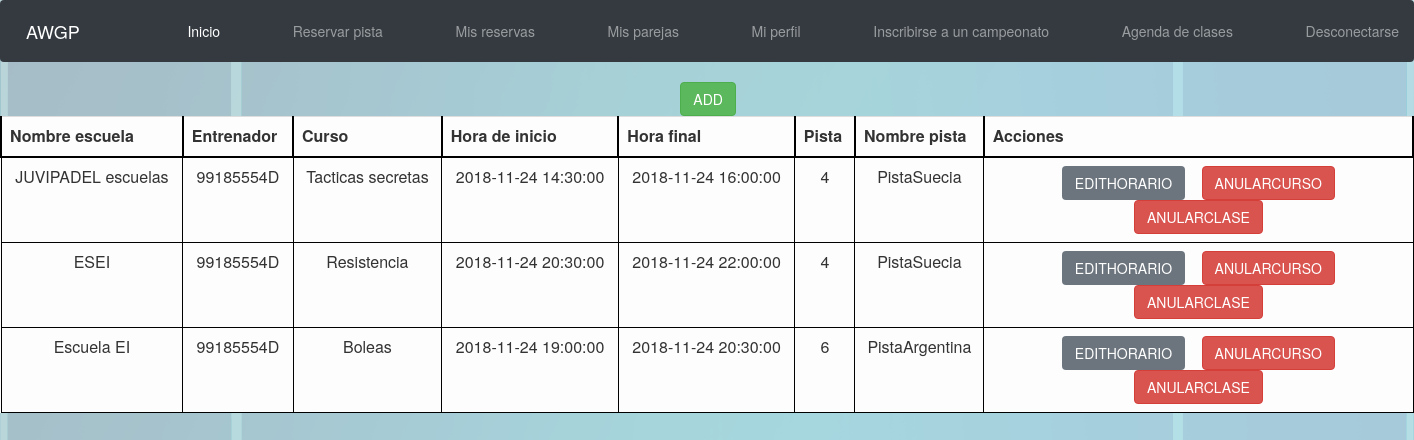
Page /Controllers/Controller_Clase.php (signed in) on the committed database.
### tables this page shows
CREATE TABLE IF NOT EXISTS `Clase` (
  `Clase` INT NOT NULL AUTO_INCREMENT,
  `Reserva_Reserva` INT NOT NULL,
  `codigoEscuela` INT NOT NULL,
  `Entrenador` VARCHAR(9) NOT NULL,
  `Curso` VARCHAR(45) NOT NULL,
  PRIMARY KEY (`Clase`),
  INDEX `fk_Clase_Reserva1_idx` (`Reserva_Reserva` ASC),
  INDEX `fk_Clase_Escuela1_idx` (`codigoEscuela` ASC),
  INDEX `fk_Clase_Deportista1_idx` (`Entrenador` ASC),
  CONSTRAINT `fk_Clase_Reserva1`
    FOREIGN KEY (`Reserva_Reserva`)
    REFERENCES `Reserva` (`Reserva`)
    ON DELETE CASCADE
    ON UPDATE CASCADE,
  CONSTRAINT `fk_Clase_Escuela1`
    FOREIGN KEY (`codigoEscuela`)
    REFERENCES `Escuela` (`codigoEscuela`)
    ON DELETE CASCADE
    ON UPDATE CASCADE,
  CONSTRAINT `fk_Clase_Deportista1`
    FOREIGN KEY (`Entrenador`)
    REFERENCES `Deportista` (`DNI`)
    ON DELETE CASCADE
    ON UPDATE CASCADE);

CREATE TABLE IF NOT EXISTS `Escuela` (
  `codigoEscuela` INT NOT NULL AUTO_INCREMENT,
  `nombreEscuela` VARCHAR(45) NULL,
  PRIMARY KEY (`codigoEscuela`));

CREATE TABLE IF NOT EXISTS `Horario` (
  `Horario` INT NOT NULL AUTO_INCREMENT,
  `HoraInicio` DATETIME NULL,
  `HoraFin` DATETIME NULL,
  PRIMARY KEY (`Horario`));

CREATE TABLE IF NOT EXISTS `Pista` (
  `codigoPista` INT NOT NULL AUTO_INCREMENT,
  `nombre` VARCHAR(45) NULL,
  PRIMARY KEY (`codigoPista`));

### Modelos/Clase.php (called while the page is built, shortened)
<?php
class Clase{
	public $Entrenador;
	var $mysqli;
	function __construct($Clase, $Reserva_Reserva, $codigoEscuela, $Entrenador, $Curso){
  		$this->Entrenador = $Entrenador;
		include_once '../Functions/ConectarBD.php';
		$this->mysqli = ConectarBD();
	}
	function SHOWALLFROM(){
		$sql = $this->mysqli->prepare("	SELECT 	clase.Clase, escuela.codigoEscuela, escuela.nombreEscuela, clase.Entrenador, clase.Reserva_Reserva, clase.Curso,
												horario.Horario, horario.HoraInicio, horario.HoraFin, pista.codigoPista, pista.nombre
										FROM clase, escuela, reserva, pista_tiene_horario, horario, pista
										WHERE 	clase.Entrenador = ? AND clase.Reserva_Reserva = reserva.Reserva AND
												reserva.codigoPistayHorario = pista_tiene_horario.codigoPistayHorario AND pista_tiene_horario.Horario_Horario = horario.Horario
												AND pista_tiene_horario.Pista_codigoPista = pista.codigoPista AND clase.codigoEscuela = escuela.codigoEscuela;");
		$sql->bind_param("s", $this->Entrenador);
		$sql->execute();
		$resultado = $sql->get_result();
		if(!$resultado){
			return 'No se ha podido conectar con la BD';
		}else if($resultado->num_rows == 0){
			return "No tienes clases asignadas";
		}else{
			return $resultado;
		}
	}
}
?>

### Functions/ConectarBD.php (called while the page is built, shortened)
<?php
function ConectarBD()
	{
	    $mysqli = new mysqli("localhost", "AWGPusr", "AWGPass", "awgp");
		return $mysqli;
	}
?>

### Views/Clase/Clase_SHOWALLFROM.php (the view, shortened to what this page needs)
<?php
class Clase_SHOWALLFROM{
	var $showAnularCurso = true;
	var $showEditHorario = true;
	var $showAnular = true;
	var $controlador;
	var $acciones = 'Acciones';
	var $resultado;
	var $camposAMostrar;
	function __construct($respuesta){
		$this->controlador = 'Controller_Clase.php';
		$this->resultado = $respuesta;
		$this->camposAMostrar = array("nombreEscuela", "Entrenador", "Curso", "HoraInicio", "HoraFin", "codigoPista", "nombre");
		$this->campos = array(	"nombreEscuela" => "Nombre escuela", "Entrenador" => "Entrenador", "Curso" => "Curso", "HoraInicio" => "Hora de inicio", "HoraFin" => "Hora final",
								"codigoPista" => "Pista", "nombre" => "Nombre pista");
		$this->toString();
	}
	function botonesOpcion(){
		if($this->showEditHorario){
			echo "<input class='btn btn-secondary' type='submit' name='submit' value='EDITHORARIO'/>";
		}
		if($this->showAnularCurso){
			echo "<input class='btn btn-danger' type='submit' name='submit' value='ANULARCURSO'/>";
		}
		if($this->showAnular){
			echo "<input class='btn btn-danger' type='submit' name='submit' value='ANULARCLASE'/>";
		}
	}
	function toString(){
		include '../Views/base/header.php';
		echo '<table align="center">';
			echo "<form id='AnadirBuscar' method='GET' action='"; echo $this->controlador; echo "'>";
			echo '<tr class="filaInvisible">';
				echo '<td class="celdaInvisible">';
				echo "<input class='btn btn-success' type='submit' name='submit' value='ADD'/>";
				echo '</td>';
			echo '</tr>';
			echo '</form>';
		echo '</table>';
		echo '<table class="table table-light">';
			echo '<tr class="fila">';
				while($tituloColumna = $this->resultado->fetch_field()){
					if(in_array($tituloColumna->name, $this->camposAMostrar)){
						echo '<th class="tituloColumna">';
							echo $this->campos[$tituloColumna->name];
						echo '</th>';
					}
				}
				echo '<th class="tituloColumna">';
				echo $this->acciones;
				echo '</th>';
			echo '</tr>';
			$num = 0;
			while($fila = $this->resultado->fetch_row()){
				echo "<form id='formularioOpcion"; echo $num; echo "' method='GET' action='"; echo $this->controlador; echo "'>";
				echo '<tr class="fila">';
				for($i = 0; $i < sizeof($fila); $i++){
					$name = $this->resultado->fetch_fields()[$i]->name;
					if(in_array($name, $this->camposAMostrar)){
						echo '<td class="celda">';
						echo $fila[$i];
						echo '</td>';
					}else{
						echo "<input type='hidden' name='"; echo $name; echo "' value=\""; echo $fila[$i]; echo "\">";
					}
				}
					echo '<td class="celda">';
						$this->botonesOpcion();
					echo '</td>';
				echo '</tr>';
				echo '</form>';
				$num++;
			}
		echo '</table>';
		include '../Views/base/footer.php';
	}
}
?>

### css/style.css (style rules this page uses)
.btn { margin-left: 2%; margin-right: 2%; }
html { font: Arial; }
body { background-image: url(../img/padel.png); background-size: contain; }
th { text-align: center; }
.tituloColumna { border-top: 2px solid black; border-right: 2px solid black; border-left: 2px solid black; border-bottom: 2px solid black; }
.celda { text-align: center; border: 1px solid black; padding-top: 3; padding-bottom: 3; padding-left: 10; padding-right: 10; }

### rows in the picture
clase: codigoEscuela.nombreEscuela "JUVIPADEL escuelas", Entrenador "99185554D", Curso "Tacticas secretas", horario.HoraInicio "2018-11-24 14:30:00", horario.HoraFin "2018-11-24 16:00:00", pista.codigoPista "4", pista.nombre "PistaSuecia"
clase: codigoEscuela.nombreEscuela "ESEI", Entrenador "99185554D", Curso "Resistencia", horario.HoraInicio "2018-11-24 20:30:00", horario.HoraFin "2018-11-24 22:00:00", pista.codigoPista "4", pista.nombre "PistaSuecia"
clase: codigoEscuela.nombreEscuela "Escuela EI", Entrenador "99185554D", Curso "Boleas", horario.HoraInicio "2018-11-24 19:00:00", horario.HoraFin "2018-11-24 20:30:00", pista.codigoPista "6", pista.nombre "PistaArgentina"

### other values in the picture
$this->campos[$tituloColumna->name] "Nombre escuela"
$this->campos[$tituloColumna->name] "Entrenador"
$this->campos[$tituloColumna->name] "Curso"
$this->campos[$tituloColumna->name] "Hora de inicio"
$this->campos[$tituloColumna->name] "Hora final"
$this->campos[$tituloColumna->name] "Pista"
$this->campos[$tituloColumna->name] "Nombre pista"
$this->acciones "Acciones"
